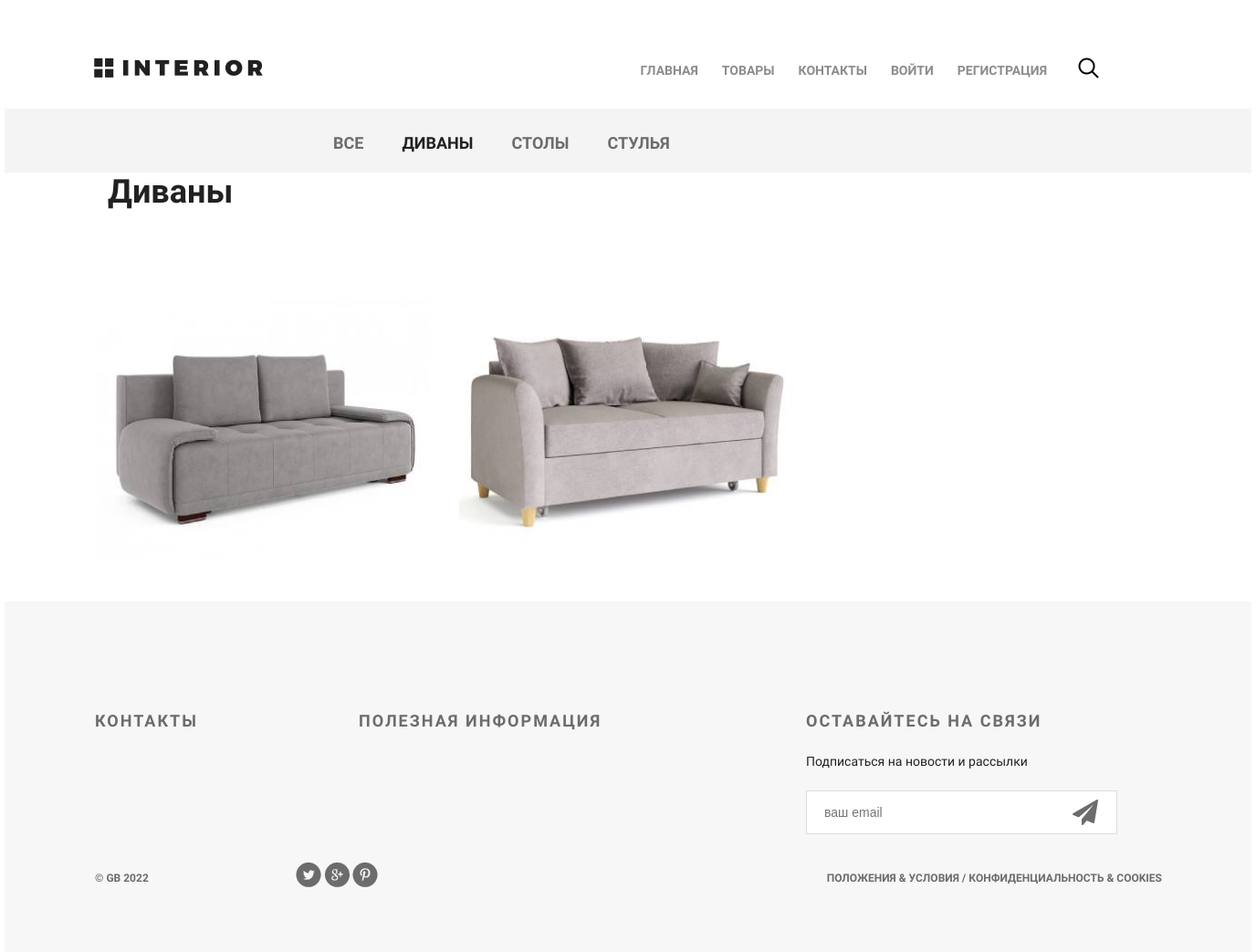
The page /products/1/ on the database as committed earlier.
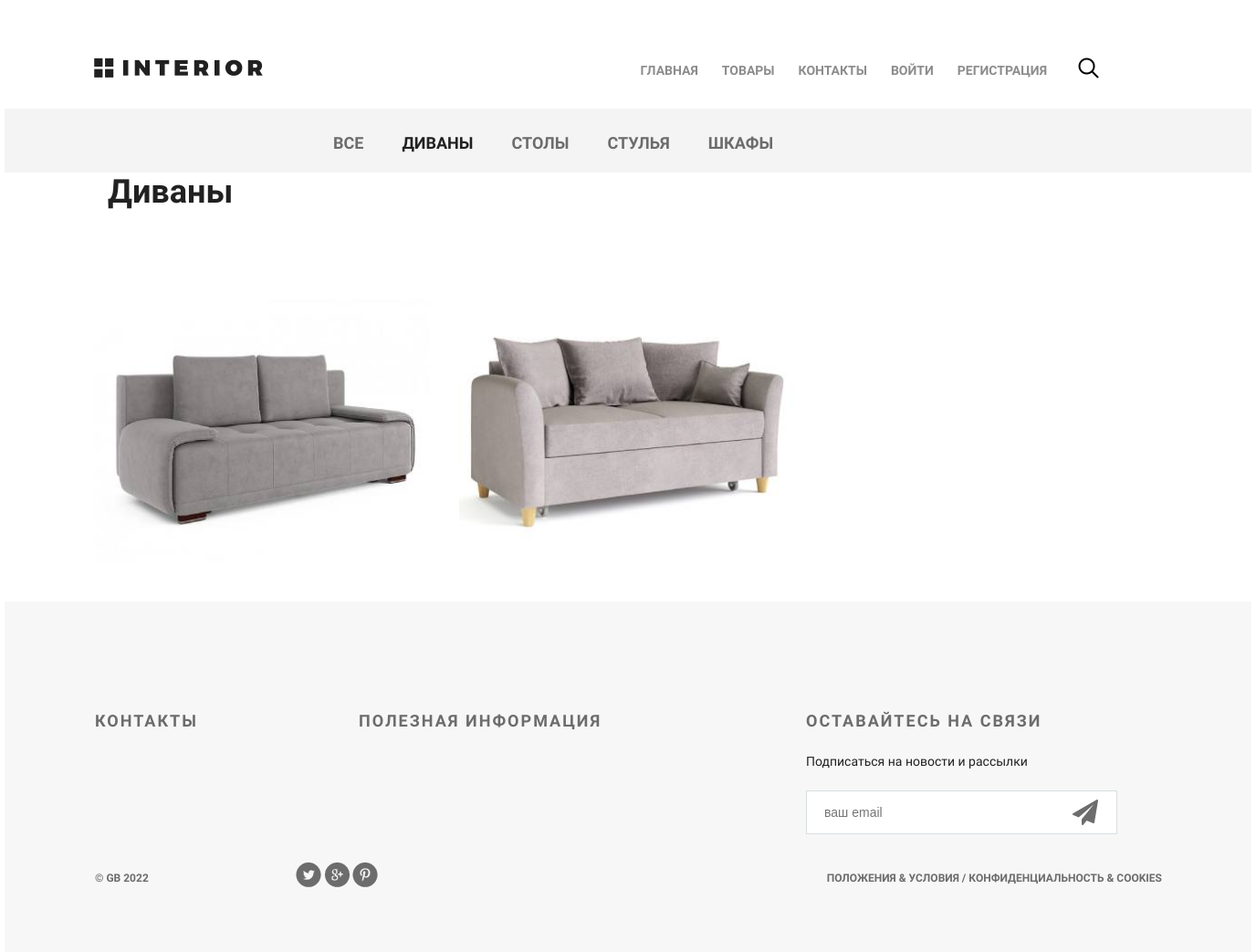
The same page on the database as committed later.
### mainapp/models.py (models this page shows, shortened)
class Category(models.Model):
    name = models.CharField(verbose_name='имя категории', max_length=25, unique=True)
    description = models.TextField(verbose_name='описание категории', max_length=140, blank=True)
    is_active = models.BooleanField(default=True)

class Product(models.Model):
    category = models.ForeignKey(Category, verbose_name='категория продукт', on_delete=models.DO_NOTHING)
    name = models.CharField(verbose_name='имя продукта', max_length=25, unique=False)
    description = models.TextField(verbose_name='описание продукта', blank=True)
    image = models.ImageField(verbose_name='изображение продукта', upload_to='product_images')
    price = models.DecimalField(verbose_name='цена продукта', max_digits=10, decimal_places=2, default=0)
    quantity = models.PositiveIntegerField(verbose_name='количество на складе', default=0)
    is_active = models.BooleanField(default=True)

### mainapp/views.py (the view)
# urls.py: path('products/<int:pk>/', mainapp.category, name='category'),
def category(request, pk, page=1):
    categories = Category.objects.all()
    category = get_object_or_404(Category, pk=pk)
    products = Product.objects.filter(category=category).order_by("price")
    paginator = Paginator(products, per_page=3)
    if page > paginator.num_pages:
        return HttpResponseRedirect(reverse('category', args=[category.pk]))
    return render(
        request,
        "mainapp/category.html",
        context={
            "title": 'Магазин: Товары',
            "products": paginator.page(page),
            "category": category,
            "categories": categories,
        })

### mainapp/context_processors.py (called while the page is built)
def menu_links(request):
    return {
        "menu": {
            'index': 'Главная',
            'products': 'Товары',
            'contact': 'Контакты',
        }
    }

def basket(request):
    return {
        'basket': getattr(request.user, 'basket', None)
    }

### mainapp/templatetags/my_tags.py (called while the page is built)
@register.simple_tag
def current_year():
    return datetime.datetime.now().year

### mainapp/templates/mainapp/category.html (shortened to what this page needs)
{% extends 'mainapp/base.html' %}
{% load static %}
{% block content %}
<div class="hero-white">
    {% include 'mainapp/includes/main_menu_inc.html' %}
</div>
<div class="details">
    <div class="links clearfix">
        {% include 'mainapp/includes/categories_menu_inc.html' %}
    </div>
    <div class="category_products related">
        <div class="title clearfix">
            <h2>{{ category.name }}</h2>
        </div>
        <div class="related-products clearfix">
            {% include 'mainapp/includes/product_list_inc.html' %}
        </div>
    </div>
</div>
{% endblock %}

### mainapp/templates/mainapp/includes/categories_menu_inc.html
<ul class="links-menu">
    {% with url_name=request.resolver_match.url_name %}
    {% with category_id=request.resolver_match.kwargs.pk %}
    <li><a href="{% url 'products' %}" class="{% if url_name == 'products' %}active{% endif %}">все</a></li>
    {% for category in categories %}
        <li><a href="{% url 'category' category.id %}" class="{% if url_name == 'category' and category_id == category.id %}active{% endif %}">{{ category.name }}</a></li>
    {% endfor %}
    {% endwith %}
    {% endwith %}
</ul>

### mainapp/templates/mainapp/includes/product_list_inc.html (shortened to what this page needs)
{% load static %}
{% for product in products %}
<div class="block">
    <a href="{% url 'product' product.id %}">
        {% if product.image %}
            <img class="product-image" src="{{ product.image.url }}" alt="{{ product.short_desc }}">
        {% else %}
            <img class="product-image" src="{% static 'img/product-1.jpg' %}" alt="Заглушка">
        {% endif %}
    </a>
</div>
{% endfor %}

Rows that differ between the two databases and show on the page:
added Category: name "ШКАФЫ"
